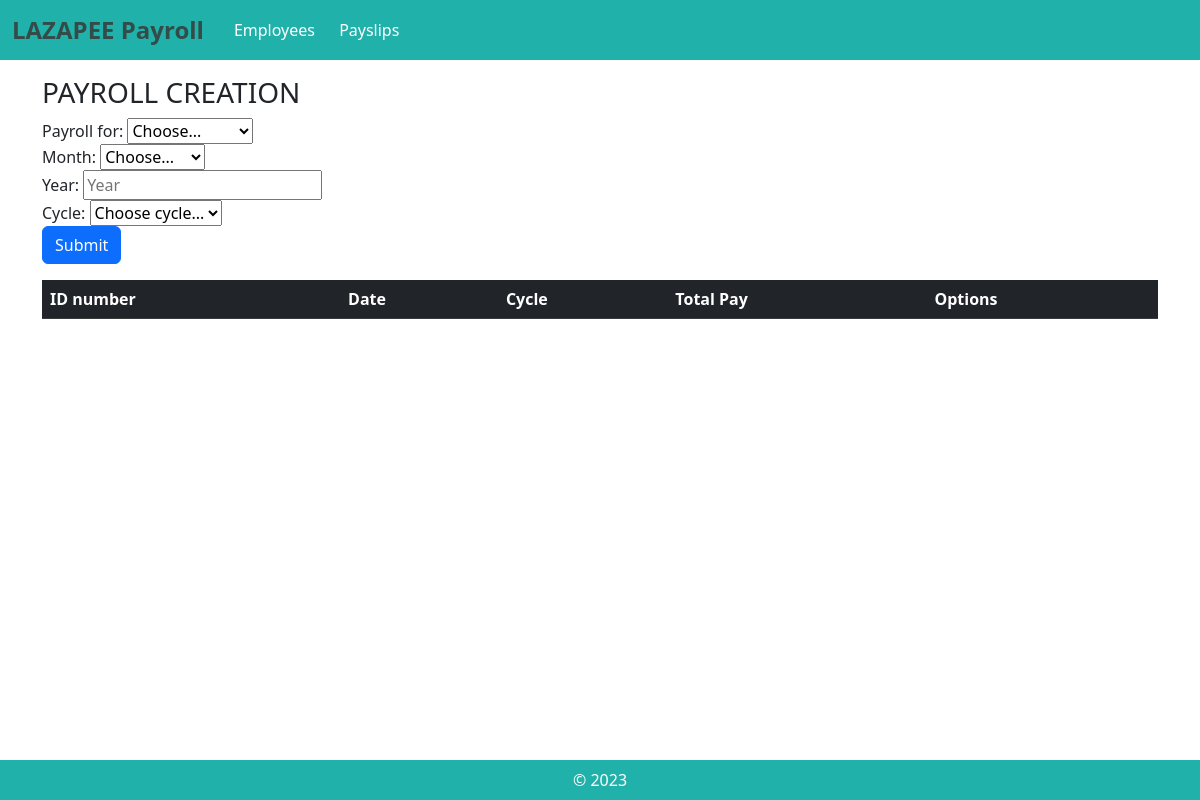
The page /view_payslips on the database as committed earlier.
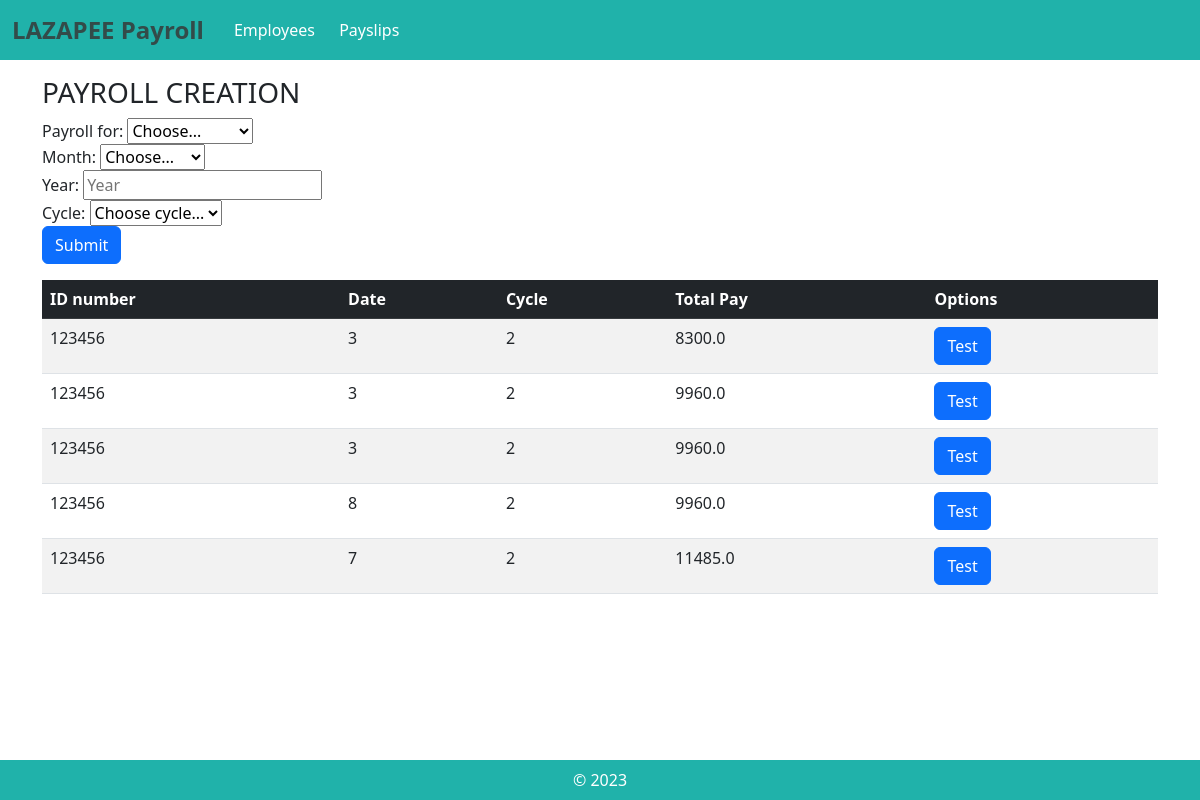
The same page on the database as committed later.
### payroll_app/models.py (models this page shows, shortened)
class Payslip(models.Model):
    id_number = models.ForeignKey(Employee, on_delete=models.CASCADE)
    month = models.CharField(max_length=300)
    date_range = models.CharField(max_length=300)
    year = models.CharField(max_length=300)
    pay_cycle = models.IntegerField()
    rate = models.FloatField(max_length=300)
    earnings_allowance = models.FloatField(max_length=300)
    deductions_tax = models.FloatField(max_length=300)
    deductions_health = models.FloatField(max_length=300)
    pag_ibig = models.FloatField(max_length=300)
    sss = models.FloatField(max_length=300)
    overtime = models.FloatField(max_length=300)
    total_pay = models.FloatField(max_length=300)
    def getIDNumber(self):
        return self.id_number
    def getMonth(self):
        return self.month
    def getPay_cycle(self):
        return self.pay_cycle
    def getTotal_pay(self):
        return self.total_pay

class Employee(models.Model):
    name = models.CharField(max_length=300)
    id_number = models.CharField(max_length=300)
    rate = models.FloatField(max_length=300)
    overtime_pay = models.FloatField(max_length=300, null=True, blank=True, default=0)
    allowance = models.FloatField(max_length=300, null=True, blank=True, default=0)
    def getID(self):
        return self.id_number

### payroll_app/views.py (the view)
# urls.py: path('view_payslips', views.payslips, name="view_payslips"),
def payslips(request):
    emp = Employee.objects.all()
    payslip_test = Payslip.objects.all()
    return render(request, 'payroll_app/payslips.html', {'emp':emp, 'ptest':payslip_test,})

### payroll_app/templates/payroll_app/payslips.html (shortened to what this page needs)
{% extends 'payroll_app/base.html' %}
{% block content %}
<h3>PAYROLL CREATION</h3>
<div>
<form method="POST" action="{% url 'test' %}">
    <label>Payroll for: </label>
    <select name="payslip_for" required>
        <option value="" disabled selected>Choose...</option>
    </select>
    <br>
    <label>Month: </label>
    <select name="month" required>
        <option selected>Choose...</option>
    </select>
    <br>
    <label>Year: </label>
    <input type="text" placeholder="Year" name="year">
    <br>
    <label>Cycle: </label>
    <select name="cycle" required>
        <option value="" disabled selected>Choose cycle...</option>
    </select>
    <br>
    <button type="Submit" class="btn btn-primary">Submit</button>
</form>
</div>
<div>
    <table class="table table-striped">
        <thead class = "table-dark">
            <tr>
                <th scope = "col"> ID number </th>
                <th scope = "col"> Date </th>
                <th scope = "col"> Cycle </th>
                <th scope = "col"> Total Pay </th>
                <th scope = "col"> Options </th>
            </tr>
        </thead>
        <tbody>
            {% for e in ptest %}
            <tr>
                <td> {{e.getIDNumber.getID}} </td>
                <td> {{e.getMonth}} </td>
                <td> {{e.getPay_cycle}} </td>
                <td> {{e.getTotal_pay}} </td>
                <td> <a class="btn btn-primary" href="{% url 'view_payslip' pk=e.pk %}">Test</button> </a>
            </tr>
            {% endfor %}
        </tbody>
    </table>
    </div>
{% endblock %}

### payroll_app/templates/payroll_app/base.html (shortened to what this page needs)
{% load static %}
<html>
    <head>
        <link rel="stylesheet" href="{% static '/bootstrap/css/bootstrap.min.css' %}">
        <link rel="stylesheet" href="{% static '/bootstrap/css/custom.css' %}">
    </head>
    <body>
        <nav class="navbar navbar-dark bg-custom mb-3 sticky-top" style="background-color: lightseagreen; height: 60px;">
            <div class="container-fluid" style="display: flex; justify-content: initial;">
                <span>
                    <b style="color:#334B49; font-size: 24px;" >LAZAPEE Payroll</b>
                </span>
                <span>
                    <a href = "{% url 'employees'%}" style="text-decoration: none; color:white; margin: 10px; font-size:16px; margin-left:30px;">Employees </a>
                    <a href = "{% url 'view_payslips'%}" style="text-decoration: none; color:white; margin: 10px; font-size:16px;">Payslips</a>
                </span>
            </div>
        </nav>
        <div class="container">
            <div class = "row">
                {% block content %}
                {% endblock %}
            </div>
        </div>
        <footer class="footer bg-custom" style="background-color: lightseagreen; position: fixed;">
            <div class="container">
                <p style="color:white; text-align: center;">&copy; 2023</p>
            </div>
        </footer>
    </body>
</html>

Rows that differ between the two databases and show on the page:
added Payslip: getIDNumber.getID "123456", getMonth "3", getPay_cycle "2", getTotal_pay "8300.0"
added Payslip: getIDNumber.getID "123456", getMonth "3", getPay_cycle "2", getTotal_pay "9960.0"
added Payslip: getIDNumber.getID "123456", getMonth "3", getPay_cycle "2", getTotal_pay "9960.0"
added Payslip: getIDNumber.getID "123456", getMonth "8", getPay_cycle "2", getTotal_pay "9960.0"
added Payslip: getIDNumber.getID "123456", getMonth "7", getPay_cycle "2", getTotal_pay "11485.0"
